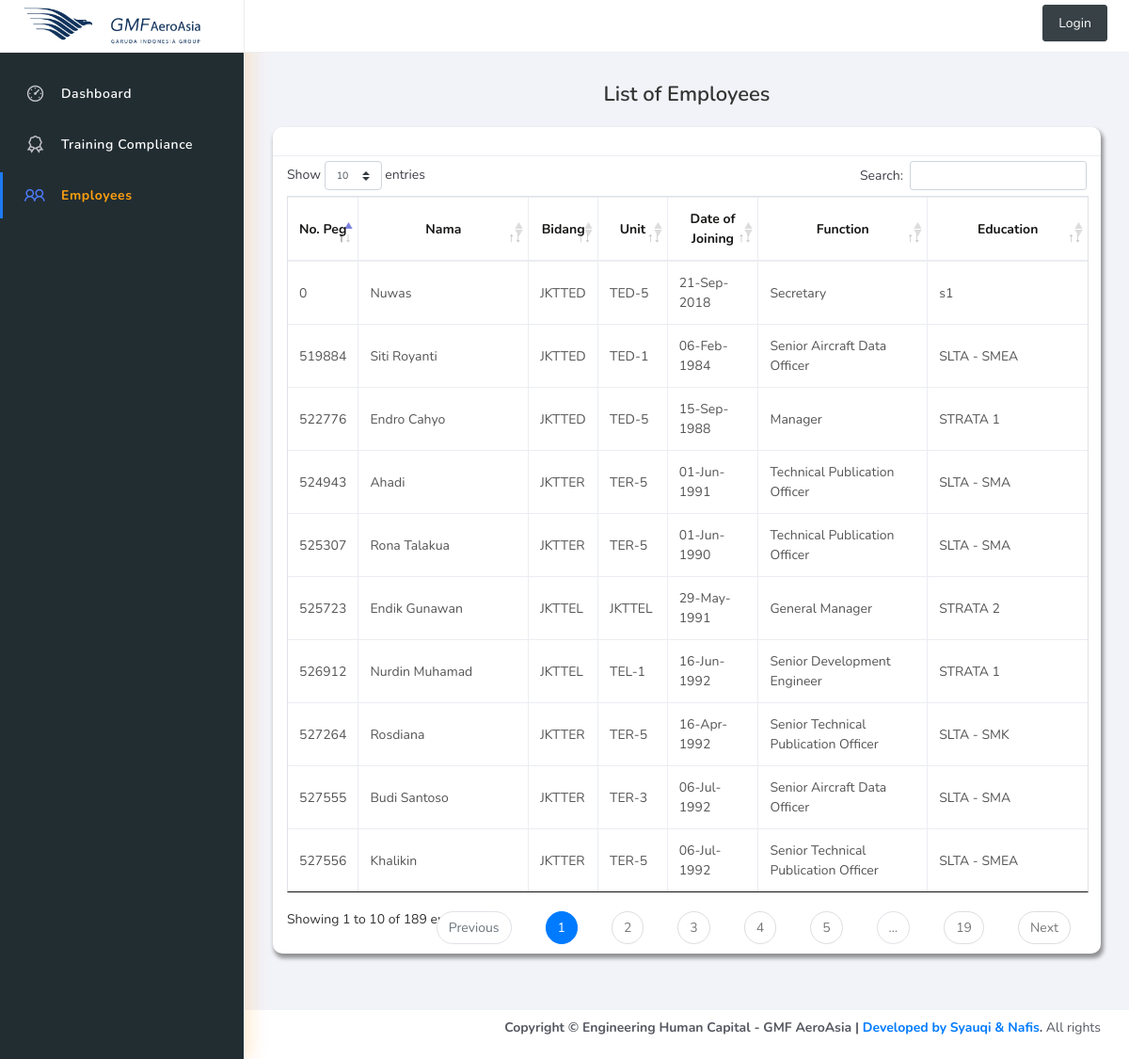
Before: /index.php/pegawai with the older database file.
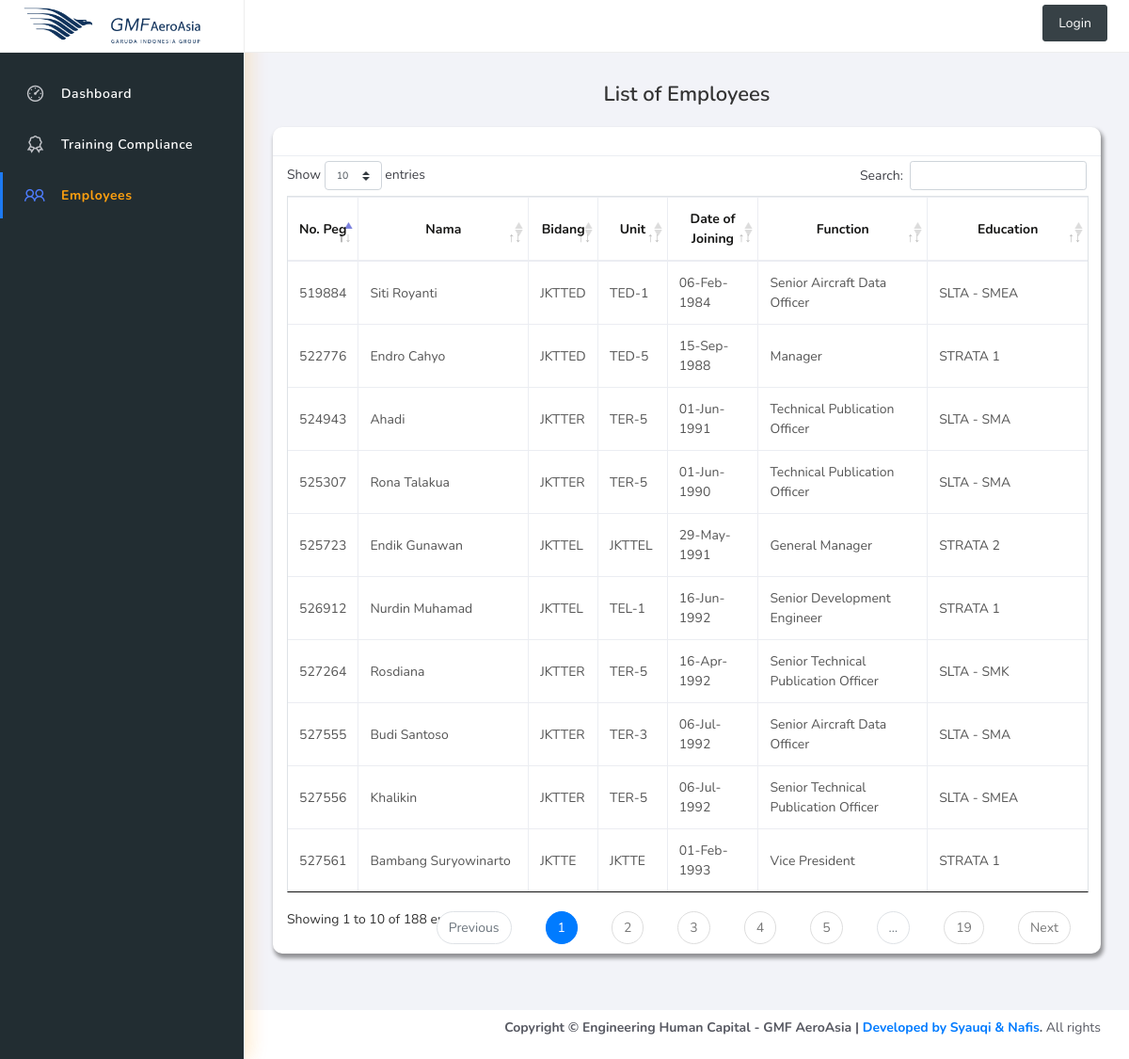
After: the same page with the newer database file.
### tables this page shows
CREATE TABLE `pegawai` (
  `no_peg` int(10) NOT NULL,
  `nama_peg` varchar(50) NOT NULL,
  `dinas` enum('JKTTE','JKTTGW') NOT NULL DEFAULT 'JKTTE',
  `bidang` enum('JKTTEA','JKTTEB','JKTTEC','JKTTED','JKTTEJ','JKTTEL','JKTTEN','JKTTEQ','JKTTER','JKTTEX','JKTTEZ','JKTTE') NOT NULL,
  `unit` enum('TEA-1','TEA-2','TEA-3','TEA-4','TEC-1','TED-1','TED-2','TED-3','TED-4','TED-5','TEL-1','TEL-2','TER-1','TER-2','TER-3','TER-4','TER-5','JKTTEA','JKTTEB','JKTTEC','JKTTED','JKTTEJ','JKTTEL','JKTTEN','JKTTEQ','JKTTER','JKTTEX','JKTTEZ','JKTTE') NOT NULL,
  `jabatan` enum('Development Engineer','Engineering Expert','General Manager','Manager','Secretary','Senior Aircraft Data Officer','Senior Development Engineer','Senior Technical Publication Officer','Technical Publication Officer','Trainee for Development Engineer','Vice President') NOT NULL,
  `pendidikan` varchar(50) NOT NULL DEFAULT '-',
  `tgl_masuk` date NOT NULL,
  `tgl_lahir` date NOT NULL
);

### application/libraries/Template.php (called while the page is built)
<?php if ( ! defined('BASEPATH')) exit('No direct script access allowed');
class Template {
		var $template_data = array();
		function set($name, $value)
		{
			$this->template_data[$name] = $value;
		}
		function load($template = '', $view = '' , $view_data = array(), $return = FALSE)
		{
			$this->CI =& get_instance();
			$this->set('contents', $this->CI->load->view($view, $view_data, TRUE));
			return $this->CI->load->view($template, $this->template_data, $return);
		}
}

### application/controllers/Pegawai.php (called while the page is built, shortened)
<?php
class Pegawai extends CI_Controller {
	public function index()
	{
		$data['pegawai'] = $this->Db_pegawai->getAll('pegawai');
		$data['training'] = $this->Db_training->getAll('training');
		$this->template->load('v_static','v_pegawai',$data);
	}
}
?>

### index.php (called while the page is built, shortened)
<?php
require_once BASEPATH.'core/CodeIgniter.php';

### application/models/Db_pegawai.php (called while the page is built, shortened)
<?php
class Db_pegawai extends CI_Model{
	public function getAll($table) {
		return $this->db->get($table)->result();
	}
}

### application/views/v_pegawai.php (the view, shortened to what this page needs)
<?php
$page_now="v_pegawai";
include 'v_navbar.php';
?>
<div class="main-panel">
	<div class="content">
		<div class="container-fluid">
			<h4 class="page-title">List of Employees</h4>
			<div class="row">
				<div class="col-md-12">
					<div class="card">
						<div class="card-header">
						</div>
						<div class="container" style="overflow-x: scroll;">
							<table class="table table-striped table-bordered data" >
								<thead>
									<tr>
										<th style="text-align: center">No. Peg</th>
										<th style="text-align: center">Nama</th>
										<th style="text-align: center">Bidang</th>
										<th style="text-align: center">Unit</th>
										<th style="text-align: center">Date of Joining</th>
										<th style="text-align: center">Function</th>
										<th style="text-align: center">Education</th>
									</tr>
								</thead>
								<tbody>
									<?php
									foreach ($pegawai as $peg)
									{
										?>
										<tr>
											<td><?php echo $peg->no_peg;?></td>
											<td><?php echo $peg->nama_peg;?></td>
											<td><?php echo $peg->bidang;?></td>
											<td><?php echo $peg->unit;?></td>
											<td><?php
											$tgl_bener = strtotime($peg->tgl_masuk);
											echo date("d-M-Y",$tgl_bener);?></td>
											<td><?php echo $peg->jabatan;?></td>
											<td><?php echo $peg->pendidikan;?></td>
										</tr>
									<?php }
									?>
								</tbody>
							</table>
						</div>
					</div>
				</div>
			</div>
		</div>
	</div>
</div>

### application/views/v_navbar.php
<div class="sidebar">
	<div class="scrollbar-inner sidebar-wrapper">
		<ul class="nav">
			<li class="nav-item <?php if($page_now=='v_dashboard') echo 'active';?>" >
				<a href="<?php echo site_url('dashboard');?>">
					<i class="la la-dashboard" onclick="myFunction()"></i>
					<p>Dashboard</p>
				</a>
			</li>
			<li class="nav-item <?php if($page_now=='v_training') echo 'active';?>">
				<a href="<?php echo site_url('training');?>">
					<i class="la la-certificate"></i>
					<p>Training Compliance</p>
				</a>
			</li>
			<li class="nav-item <?php if($page_now=='v_pegawai') echo 'active';?>">
				<a href="<?php echo site_url('pegawai');?>" onclick="">
					<i class="la la-group"></i>
					<p>Employees</p>
				</a>
			</li>
		</ul>
	</div>
</div>

### application/views/v_static.php (shortened to what this page needs)
<!DOCTYPE html>
<html>
<head>
	<link rel="stylesheet" href="<?php echo base_url();?>assets/css/bootstrap.min.css">
	<link rel="stylesheet" href="<?php echo base_url();?>assets/css/ready.css">
	<link rel="stylesheet" href="<?php echo base_url();?>assets/css/demo.css">
	<link rel="stylesheet" href="<?php echo base_url();?>assets/dataTable/css/jquery.dataTables.css">
	<link rel="stylesheet" href="<?php echo base_url();?>assets/dataTable/css/dataTables.bootstrap4.css">
</head>
<body>
	<div class="wrapper">
		<div class="main-header">
			<div class="logo-header">
				<img src="<?php echo base_url();?>assets/img/logo.png" width="90%" title="logo GMF">
			</div>
			<nav class="navbar navbar-header navbar-expand-lg">
				<div class="container-fluid">
					<a href="<?php echo base_url();?>login" class="btn btn-info" style="color: #FFFFFF; background: #222d32; margin-top: 5px">Login
					</a>
				</div>
			</nav>
		</div>
		<div class="sidebar">
			<div class="scrollbar-inner sidebar-wrapper">
				<ul class="nav">
					<li class="nav-item">
						<a href="<?php echo site_url('dashboard');?>">
							<p>Dashboard</p>
						</a>
					</li>
					<li class="nav-item">
						<a href="<?php echo site_url('training');?>">
							<p>Training Compliance</p>
						</a>
					</li>
					<li class="nav-item">
						<a href="<?php echo site_url('pegawai');?>">
							<p>Employees</p>
						</a>
					</li>
				</ul>
			</div>
		</div>
		<?php echo $contents;?>
		<footer class="footer" style="width: 100%">
			<div class="container-fluid">
				<nav class="pull-left">
					<ul class="nav">
						<li class="nav-item">
							<a class="nav-link" href="#">
							</a>
						</li>
						<li class="nav-item">
							<a class="nav-link" href="#">
							</a>
						</li>
					</ul>
				</nav>
				<div class="copyright ml-auto">
					<strong>Copyright &copy; Engineering Human Capital - GMF AeroAsia | <a href="mailto: ahmadthariqsyauqi@gmail.com"> Developed by Syauqi </a>
						<a href="mailto: nurunnafis23@gmail.com">& Nafis</a>.</strong> All rights
					</div>
				</div>
			</footer>
		</body>
		</html>

Changed rows visible on the page:
removed pegawai: no_peg "0", nama_peg "Nuwas", bidang "JKTTED", unit "TED-5", tgl_masuk "21-Sep-2018", jabatan "Secretary", pendidikan "s1"
now on this page (row unchanged): pegawai: no_peg "527561", nama_peg "Bambang Suryowinarto", bidang "JKTTE", unit "JKTTE", tgl_masuk "01-Feb-1993", jabatan "Vice President", pendidikan "STRATA 1"
Other visible differences:
text written by a page script: "Show entries Search: Showing 1 to 10 of 189 entries Previous 1 2 3 4 5 … 19 Next" → "Show entries Search: Showing 1 to 10 of 188 entries Previous 1 2 3 4 5 … 19 Next"
